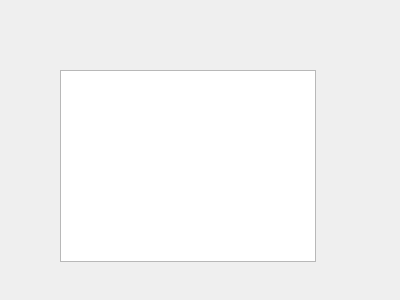
<?xml version="1.0" encoding="UTF-8"?>
<ui version="4.0">
 <class>SelectRowDataDialog</class>
 <widget class="QDialog" name="SelectRowDataDialog">
  <property name="geometry">
   <rect>
    <x>0</x>
    <y>0</y>
    <width>400</width>
    <height>300</height>
   </rect>
  </property>
  <property name="windowTitle">
   <string>Dialog</string>
  </property>
  <widget class="QListView" name="listView">
   <property name="geometry">
    <rect>
     <x>60</x>
     <y>70</y>
     <width>256</width>
     <height>192</height>
    </rect>
   </property>
  </widget>
 </widget>
 <resources/>
 <connections/>
</ui>
